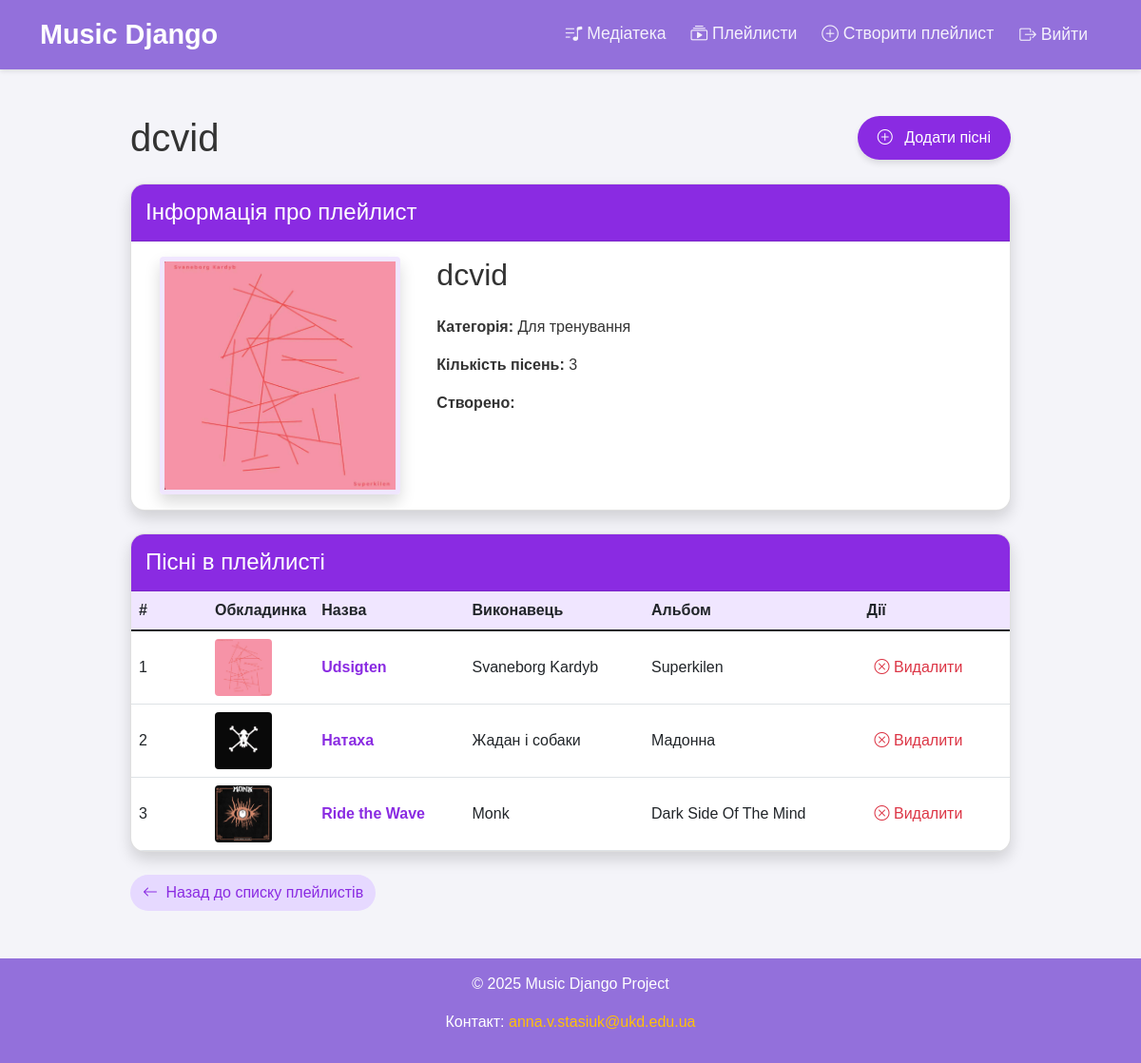
Page /songs/playlist/10/ (signed in) on the committed database.
### songs/models.py (models this page shows, shortened)
class Playlist(models.Model):
    name = models.CharField(max_length=100)
    category = models.ForeignKey(Category, on_delete=models.CASCADE)
    owner = models.ForeignKey(get_user_model(), on_delete=models.CASCADE)
    songs = models.ManyToManyField('Song', related_name='playlists')

class Song(models.Model):
    title = models.CharField(max_length=100)
    artist = models.CharField(max_length=100)
    album = models.CharField(max_length=100)
    genre = models.ForeignKey(Genre, on_delete=models.CASCADE)
    release_date = models.DateField()
    image = models.ImageField(upload_to='song_images/', blank=True, null=True)

class Category(models.Model):
    name = models.CharField(max_length=100)

### songs/views.py (the view)
# urls.py: path('playlist/<int:playlist_id>/', views.playlist_detail, name='playlist_detail'),
def playlist_detail(request, playlist_id):
    playlist = get_object_or_404(Playlist, id=playlist_id)
    if playlist.owner != request.user and not request.user.is_staff:
        return HttpResponseForbidden("Ви не маєте прав на перегляд цього плейлиста")
    return render(request, 'songs/playlist_detail.html', {
        'title': f'Music Django - Плейлист: {playlist.name}',
        'playlist': playlist,
    })

### songs/templates/songs/playlist_detail.html (shortened to what this page needs)
{% extends 'base.html' %}
{% block content %}
<div class="container mt-5">
    <div class="row">
        <div class="col-md-10 offset-md-1">
            <div class="d-flex justify-content-between align-items-center mb-4">
                <h1 class="mb-0">{{ playlist.name }}</h1>
                <a href="{% url 'songs:add_songs_to_playlist_form' playlist.id %}"
                    class="btn"
                    style="background-color: #8a2be2; color: white; border-radius: 30px; padding: 10px 20px; box-shadow: 0 4px 6px rgba(0,0,0,0.1);">
                    <i class="bi bi-plus-circle me-2"></i> Додати пісні
                </a>
            </div>
            <div class="card mb-4 shadow" style="border-radius: 15px; overflow: hidden;">
                <div class="card-header" style="background-color: #8a2be2; color: white; padding: 15px;">
                    <h4 class="mb-0">Інформація про плейлист</h4>
                </div>
                <div class="card-body">
                    <div class="row">
                        <div class="col-md-4">
                            {% if playlist.songs.first.image %}
                            <div class="playlist-cover-main text-center">
                                <img src="{{ playlist.songs.first.image.url }}"
                                     alt="Обкладинка плейлиста"
                                     class="img-fluid rounded shadow"
                                     style="max-height: 250px; object-fit: cover; border: 5px solid #f0e6ff;">
                            </div>
                            {% endif %}
                        </div>
                        <div class="col-md-8">
                            <h2 class="mb-4">{{ playlist.name }}</h2>
                            <p><strong>Категорія:</strong> {{ playlist.category.name }}</p>
                            <p><strong>Кількість пісень:</strong> {{ playlist.songs.count }}</p>
                            <p><strong>Створено:</strong> {{ playlist.created_at|date:"d.m.Y" }}</p>
                        </div>
                    </div>
                </div>
            </div>
            {% if playlist.songs.all %}
            <div class="card shadow" style="border-radius: 15px; overflow: hidden;">
                <div class="card-header" style="background-color: #8a2be2; color: white; padding: 15px;">
                    <h4 class="mb-0">Пісні в плейлисті</h4>
                </div>
                <div class="card-body p-0">
                    <div class="table-responsive">
                        <table class="table table-hover mb-0">
                            <thead style="background-color: #f0e6ff;">
                                <tr>
                                    <th style="width: 80px;">#</th>
                                    <th style="width: 100px;">Обкладинка</th>
                                    <th>Назва</th>
                                    <th>Виконавець</th>
                                    <th>Альбом</th>
                                    <th>Дії</th>
                                </tr>
                            </thead>
                            <tbody>
                                {% for song in playlist.songs.all %}
                                <tr>
                                    <td class="align-middle">{{ forloop.counter }}</td>
                                    <td>
                                        {% if song.image %}
                                        <img src="{{ song.image.url }}"
                                             alt="{{ song.title }}"
                                             class="img-fluid rounded"
                                             style="height: 60px; width: 60px; object-fit: cover;">
                                        {% else %}
                                        <div class="rounded bg-light d-flex justify-content-center align-items-center"
                                             style="height: 60px; width: 60px;">
                                            <i class="bi bi-music-note" style="font-size: 1.5rem; color: #8a2be2;"></i>
                                        </div>
                                        {% endif %}
                                    </td>
                                    <td class="align-middle fw-bold">
                                        <a href="{% url 'songs:song_detail' song.id %}" style="color: #8a2be2; text-decoration: none;">
                                            {{ song.title }}
                                        </a>
                                    </td>
                                    <td class="align-middle">{{ song.artist }}</td>
                                    <td class="align-middle">{{ song.album }}</td>
                                    <td class="align-middle">
                                        <form action="{% url 'songs:remove_song_from_playlist' playlist.id song.id %}"
                                              method="post"
                                              onsubmit="return confirm('Ви дійсно хочете видалити цю пісню з плейлисту?');">
                                            <button type="submit" class="btn btn-sm" style="color: #dc3545; background: none; border: none;">
                                                <i class="bi bi-x-circle"></i> Видалити
                                            </button>
                                        </form>
                                    </td>
                                </tr>
                                {% endfor %}
                            </tbody>
                        </table>
                    </div>
                </div>
            </div>
            {% endif %}
            <div class="mt-4">
                <a href="{% url 'songs:playlist_list' %}"
                   class="btn"
                   style="background-color: #e6d9ff; color: #8a2be2; border-radius: 20px;">
                    <i class="bi bi-arrow-left me-1"></i> Назад до списку плейлистів
                </a>
            </div>
        </div>
    </div>
</div>
{% endblock %}

### templates/base.html (style rules this page uses)
body { font-family: 'Arial', sans-serif; background-color: #f4f4f9; color: #333; }
.btn { font-size: 1rem; border-radius: 5px; transition: all 0.3s ease; }
.card { transition: transform 0.3s, box-shadow 0.3s; border-radius: 8px; overflow: hidden; }

### rows in the picture
Playlist: name "dcvid", songs.first.image (picture), category.name "Для тренування", songs.count "3"
Song: image (picture), title "Udsigten", artist "Svaneborg Kardyb", album "Superkilen"
Song: image (picture), title "Натаха", artist "Жадан і собаки", album "Мадонна"
Song: image (picture), title "Ride the Wave", artist "Monk", album "Dark Side Of The Mind"
